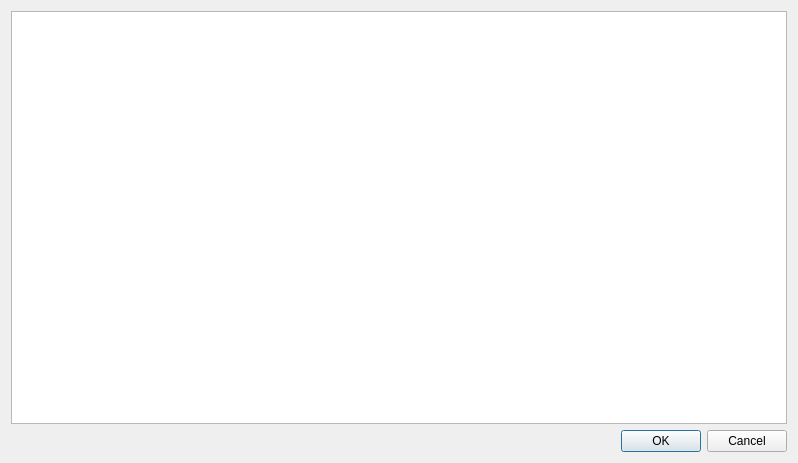
<?xml version="1.0" encoding="UTF-8"?>
<ui version="4.0">
 <class>StatsDialog</class>
 <widget class="QDialog" name="StatsDialog">
  <property name="geometry">
   <rect>
    <x>0</x>
    <y>0</y>
    <width>798</width>
    <height>463</height>
   </rect>
  </property>
  <property name="windowTitle">
   <string>Dialog</string>
  </property>
  <layout class="QVBoxLayout" name="verticalLayout">
   <item>
    <widget class="QTableWidget" name="tableWidget"/>
   </item>
   <item>
    <widget class="QDialogButtonBox" name="buttonBox">
     <property name="orientation">
      <enum>Qt::Horizontal</enum>
     </property>
     <property name="standardButtons">
      <set>QDialogButtonBox::Cancel|QDialogButtonBox::Ok</set>
     </property>
    </widget>
   </item>
  </layout>
 </widget>
 <resources/>
 <connections>
  <connection>
   <sender>buttonBox</sender>
   <signal>accepted()</signal>
   <receiver>StatsDialog</receiver>
   <slot>accept()</slot>
   <hints>
    <hint type="sourcelabel">
     <x>248</x>
     <y>254</y>
    </hint>
    <hint type="destinationlabel">
     <x>157</x>
     <y>274</y>
    </hint>
   </hints>
  </connection>
  <connection>
   <sender>buttonBox</sender>
   <signal>rejected()</signal>
   <receiver>StatsDialog</receiver>
   <slot>reject()</slot>
   <hints>
    <hint type="sourcelabel">
     <x>316</x>
     <y>260</y>
    </hint>
    <hint type="destinationlabel">
     <x>286</x>
     <y>274</y>
    </hint>
   </hints>
  </connection>
 </connections>
</ui>
